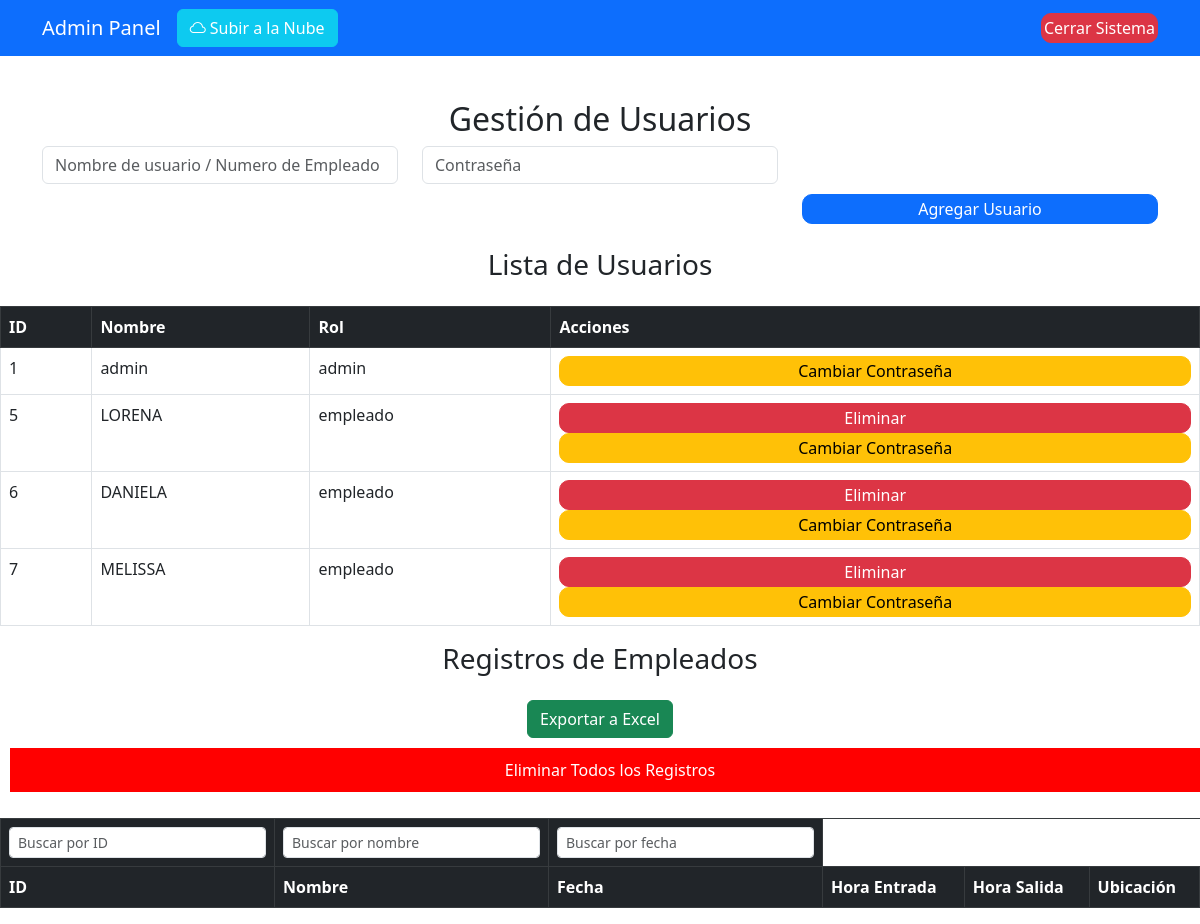
Page /admin (signed in) on the earlier database version.
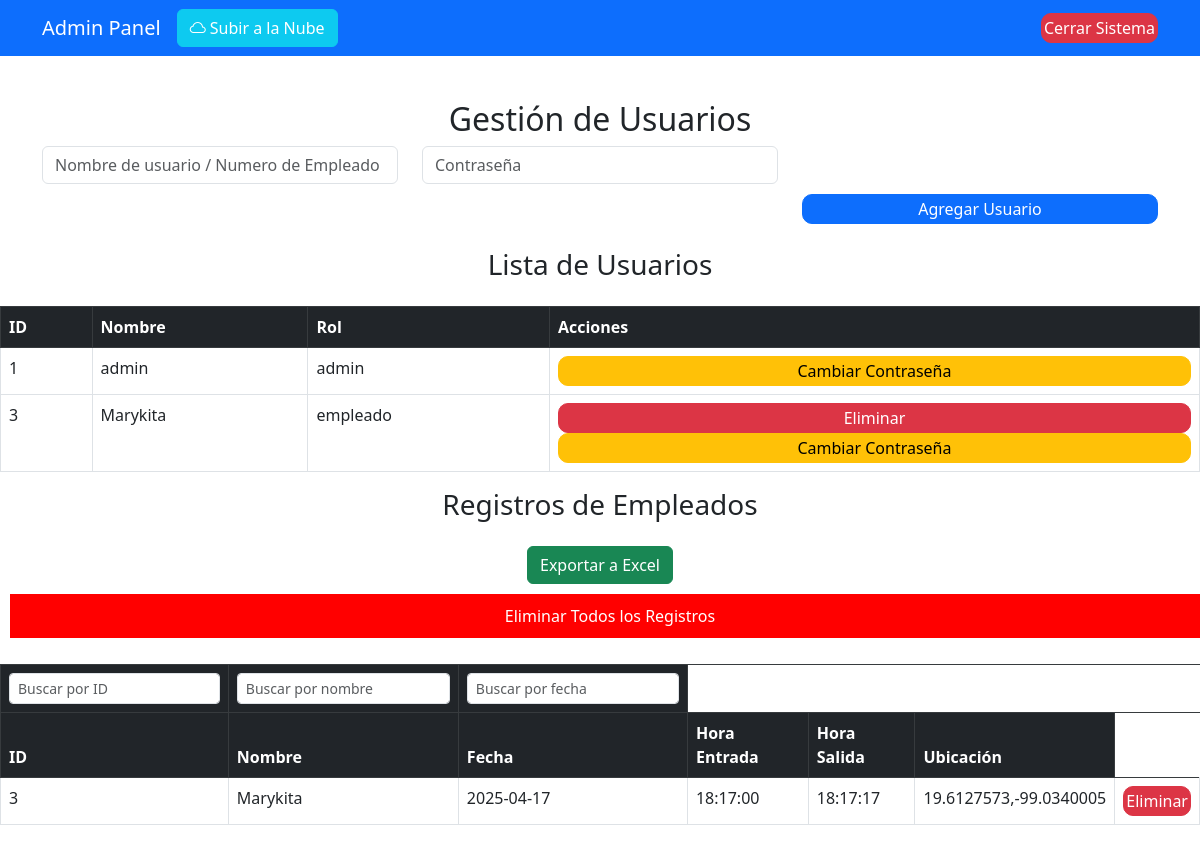
Same page on the later database version.
### tables this page shows
CREATE TABLE users (
                      id INTEGER PRIMARY KEY AUTOINCREMENT,
                      name TEXT NOT NULL UNIQUE,
                      password TEXT NOT NULL,
                      role TEXT NOT NULL);

CREATE TABLE registros (
                      id INTEGER PRIMARY KEY AUTOINCREMENT,
                      user_id INTEGER NOT NULL,
                      fecha TEXT NOT NULL,
                      hora_entrada TEXT,
                      hora_salida TEXT,
                      ubicacion TEXT,
                      foto TEXT,
                      FOREIGN KEY (user_id) REFERENCES users (id));

### app.py (the view)
@app.route('/admin')
def admin():
    if 'role' not in session or session['role'] != 'admin':
        flash("Acceso denegado", "danger")
        return redirect(url_for('index'))
    conn = get_db_connection()
    cursor = conn.cursor()
    conn.row_factory = sqlite3.Row
    cursor.execute("SELECT * FROM users")
    users = cursor.fetchall()
    cursor.execute("SELECT * FROM registros")
    cursor.execute('''
        SELECT registros.id,users.id AS user_id, users.name AS user_name, registros.fecha, registros.hora_entrada, registros.hora_salida, registros.ubicacion, registros.foto
        FROM registros
        JOIN users ON registros.user_id = users.id
    ''')
    registros = cursor.fetchall()
    conn.close()
    return render_template('admin.html', users=users, registros=registros)

### app.py (called while the page is built)
def get_db_connection():
    conn = sqlite3.connect('database.db')  # Conexión a SQLite
    conn.row_factory = sqlite3.Row  # Esto convierte las filas en diccionarios
    return conn

### templates/admin.html (shortened to what this page needs)
<!DOCTYPE html>
<html lang="es">
<head>
    <link href="https://cdn.jsdelivr.net/npm/bootstrap@5.3.0/dist/css/bootstrap.min.css" rel="stylesheet">
    <link rel="stylesheet" href="{{ url_for('static', filename='css/styles.css') }}">
</head>
<body>
    <nav class="navbar navbar-expand-lg navbar-dark bg-primary fixed-top">
        <div class="container">
            <a class="navbar-brand" href="#">Admin Panel</a>
                <a href="#" class="btn btn-info text-white">
                    <i class="bi bi-cloud"></i> Subir a la Nube
                </a>
            <div class="collapse navbar-collapse" id="navbarNav">
                <ul class="navbar-nav ms-auto">
                    <li class="nav-item">
                        <form action="/logout" method="GET" class="d-inline">
                            <button type="submit" class="btn btn-danger">Cerrar Sistema</button>
                        </form>
                    </li>
                </ul>
            </div>
        </div>
    </nav>
    <div class="container padding-navbar">
        <h2 class="text-center">Gestión de Usuarios</h2>
        <form id="user-form" class="mb-4" action="/admin/agregar_usuario" method="POST">
            <div class="row">
                <div class="col-md-4">
                    <input type="text" id="user-name" name="user_name" class="form-control" placeholder="Nombre de usuario / Numero de Empleado" required>
                </div>
                <br>
                <div class="col-md-4">
                    <input type="password" id="user-password" name="user_password" class="form-control" placeholder="Contraseña" required>
                </div>
                <div class="col-md-4">
                    <br>
                    <br>
                    <button type="submit" class="btn btn-primary w-100">Agregar Usuario</button>
                </div>
            </div>
        </form>
    </div>
        <h3 class="text-center">Lista de Usuarios</h3>
        <div class="table-responsive">
            <table class="table table-hover table-bordered mt-3">
                <thead class="table-dark">
                    <tr>
                        <th>ID</th>
                        <th>Nombre</th>
                        <th>Rol</th>
                        <th>Acciones</th>
                    </tr>
                </thead>
                <tbody>
                    {% for user in users %}
                    <tr>
                        <td>{{ user['id'] }}</td>
                        <td>{{ user['name'] }}</td>
                        <td>{{ user['role'] }}</td>
                        <td>
                            {% if user['role'] != 'admin' %}
                            <form action="{{ url_for('eliminar_usuario', user_id=user[0]) }}" method="POST" style="display: inline;" class="form-eliminar-usuario">
                                <button type="submit" class="btn btn-danger btn-sm">Eliminar</button>
                            </form>
                            {% endif %}
                            <button class="btn btn-warning btn-sm" data-bs-toggle="modal" data-bs-target="#cambiarContraseñaModal{{ user.id }}">Cambiar Contraseña</button>
                        </td>
                    </tr>
                    {% endfor %}
                </tbody>
            </table>
        </div>
        <h3 class="text-center">Registros de Empleados</h3>
        <div class="table-responsive">
            <table class="table table-hover table-bordered mt-3">
                <thead class="table-dark">
                    <tr>
                        <th><input type="text" id="searchId" class="form-control form-control-sm" placeholder="Buscar por ID" onkeyup="searchTable()"></th>
                        <th><input type="text" id="searchName" class="form-control form-control-sm" placeholder="Buscar por nombre" onkeyup="searchTable()"></th>
                        <th><input type="text" id="searchDate" class="form-control form-control-sm" placeholder="Buscar por fecha" onkeyup="searchTable()"></th>
                    </tr>
                    <div class="text-center mt-3">
                        <a href="{{ url_for('export_csv') }}" class="btn btn-success">Exportar a Excel</a>
                    </div>
                    <tr>
                        <th>ID</th>
                        <th>Nombre</th>
                        <th>Fecha</th>
                        <th>Hora Entrada</th>
                        <th>Hora Salida</th>
                        <th>Ubicación</th>
                    </tr>
                </thead>
                <form action="{{ url_for('eliminar_todos_registros') }}" method="post" class="form-eliminar-todos">
                    <button type="submit" style="background-color: red; color: white; padding: 10px; margin: 10px;">
                        Eliminar Todos los Registros
                    </button>
                </form>
                <tbody id="tableBody">
                    {% for registro in registros %}
                    <tr>
                        <td>{{ registro['user_id'] }}</td>
                        <td>{{ registro['user_name']}}</td>
                        <td>{{ registro['fecha'] }}</td>
                        <td>{{ registro['hora_entrada'] }}</td>
                        <td>{{ registro['hora_salida'] }}</td>
                        <td>{{ registro['ubicacion'] }}</td>
                        <td>
                            <form action="{{ url_for('eliminar_registro', id=registro[0]) }}" method="POST" class="f-eliminar-regi">
                                <button type="submit" class="btn btn-danger">Eliminar</button>
                            </form>
                        </td>
                    </tr>
                    {% endfor %}
                </tbody>
            </table>
        </div>
<link href="https://cdn.jsdelivr.net/npm/bootstrap@5.3.3/dist/css/bootstrap.min.css" rel="stylesheet">
<link href="https://cdn.jsdelivr.net/npm/bootstrap-icons@1.10.5/font/bootstrap-icons.css" rel="stylesheet">
<link href="https://cdn.jsdelivr.net/npm/bootstrap@5.3.0-alpha1/dist/css/bootstrap.min.css" rel="stylesheet">
<link href="https://cdn.jsdelivr.net/npm/bootstrap-icons/font/bootstrap-icons.css" rel="stylesheet">
</body>
</html>

### static/css/styles.css (style rules this page uses)
* { box-sizing: border-box; }
body { font-family: Arial, sans-serif; background: #ffffff; text-align: center; margin: 0; padding: 0; }
.navbar>.container, .navbar>.container-fluid, .navbar>.container-lg, .navbar>.container-md, .navbar>.container-sm, .navbar>.container-xl, .navbar>.container-xxl { display: flex; flex-wrap: revert; align-items: center; justify-content: space-between; }
.padding-navbar { padding-top: 100px !important; }
button { background: blue; color: white; border: none; padding: 10px; cursor: pointer; width: 100%; font-size: 1em; border-radius: 5px; transition: background 0.3s ease; }
button.btn { font-size: 1.0rem; padding: 2px; border-radius: 10px; width: 100%; }

### templates/admin.html (style rules this page uses)
.padding-navbar { padding-top: 100px; }
.btn { padding: 10px 20px; border-radius: 8px; border: none; cursor: pointer; font-weight: bold; }
.btn-primary { background-color: #4CAF50; color: white; }

Differences in the rows shown:
removed users: id "5", name "LORENA", role "empleado"
removed users: id "6", name "DANIELA", role "empleado"
removed users: id "7", name "MELISSA", role "empleado"
added users: id "3", name "Marykita", role "empleado"
added registros: user_id "3", user_name "Marykita", fecha "2025-04-17", hora_entrada "18:17:00", hora_salida "18:17:17", ubicacion "19.6127573,-99.0340005"
